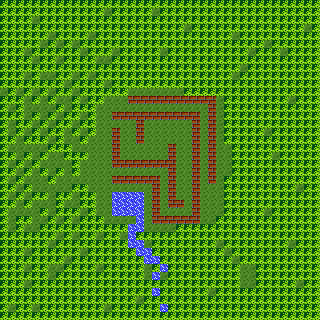

Rendered tile map (Tiled .tmx) drawn with the repository's tilesets; below, a short description and the map source with its tile grids summarised:
An orthogonal 40x40 tile map with 8x8 px tiles, 2 tile layers (ground, bricks), 2 tilesets and 6 objects (4x spawn_human, spawn, scenario).

<map version="1.10" tiledversion="1.10.1" orientation="orthogonal" renderorder="right-down" width="40" height="40" tilewidth="8" tileheight="8" infinite="0" nextlayerid="5" nextobjectid="10">
 <tileset firstgid="1" source="ground.tsx" />
 <tileset firstgid="7" source="bricks.tsx" />
 <layer id="1" name="ground" width="40" height="40">
  <data>[1600 cells, 1600 non-empty, 1 distinct tile ids]</data>
 </layer>
 <layer id="2" name="bricks" width="40" height="40">
  <data>[1600 cells, 1257 non-empty, 3 distinct tile ids]</data>
 </layer>
 <objectgroup id="3" name="spawn">
  <object id="1" name="spawn_tank" type="spawn" x="92.75" y="168.5" width="16" height="16">
   <properties>
    <property name="allowedFactions" value="Enemy" />
    <property name="cooldown_seconds" type="float" value="0" />
    <property name="factions" value="Enemy" />
    <property name="removeWhenEmpty" type="bool" value="true" />
    <property name="tank_type" value="simple" />
    <property name="tanks_inside" type="int" value="1" />
    <property name="triggerFactions" value="Player, Enemy" />
    <property name="trigger_distance" type="float" value="1024" />
   </properties>
  </object>
  <object id="2" name="spawn_human_enemy" type="spawn_human" x="177.625" y="123" width="13" height="13.25">
   <properties>
    <property name="allowedFactions" value="Enemy" />
    <property name="cooldown_seconds" type="float" value="0" />
    <property name="factions" value="Enemy" />
    <property name="randomMovement" type="bool" value="true" />
    <property name="removeWhenEmpty" type="bool" value="true" />
    <property name="spawn_seconds" type="float" value="0" />
    <property name="tanks_inside" type="int" value="1" />
    <property name="triggerFactions" value="Player, Enemy" />
    <property name="trigger_distance" type="float" value="512" />
   </properties>
  </object>
  <object id="3" name="spawn_human_enemy" type="spawn_human" x="146.625" y="122.25" width="13" height="13.25">
   <properties>
    <property name="allowedFactions" value="Enemy" />
    <property name="cooldown_seconds" type="float" value="0" />
    <property name="factions" value="Enemy" />
    <property name="randomMovement" type="bool" value="true" />
    <property name="removeWhenEmpty" type="bool" value="true" />
    <property name="spawn_seconds" type="float" value="0" />
    <property name="tanks_inside" type="int" value="1" />
    <property name="triggerFactions" value="Player, Enemy" />
    <property name="trigger_distance" type="float" value="512" />
   </properties>
  </object>
  <object id="4" name="spawn_human_enemy" type="spawn_human" x="177.5" y="153.25" width="13" height="13.25">
   <properties>
    <property name="allowedFactions" value="Enemy" />
    <property name="cooldown_seconds" type="float" value="0" />
    <property name="factions" value="Enemy" />
    <property name="randomMovement" type="bool" value="true" />
    <property name="removeWhenEmpty" type="bool" value="true" />
    <property name="spawn_seconds" type="float" value="0" />
    <property name="tanks_inside" type="int" value="1" />
    <property name="triggerFactions" value="Player, Enemy" />
    <property name="trigger_distance" type="float" value="512" />
   </properties>
  </object>
  <object id="5" name="spawn_human_enemy" type="spawn_human" x="121.125" y="145.5" width="13" height="13.25">
   <properties>
    <property name="allowedFactions" value="Enemy" />
    <property name="cooldown_seconds" type="float" value="0" />
    <property name="factions" value="Enemy" />
    <property name="randomMovement" type="bool" value="true" />
    <property name="removeWhenEmpty" type="bool" value="true" />
    <property name="spawn_seconds" type="float" value="0" />
    <property name="tanks_inside" type="int" value="1" />
    <property name="triggerFactions" value="Player, Enemy" />
    <property name="trigger_distance" type="float" value="512" />
   </properties>
  </object>
 </objectgroup>
 <objectgroup id="4" name="scenario">
  <object id="7" name="Mission1_mark_enemies" type="scenario" x="86.1665" y="94.5" width="138.167" height="129.25">
   <properties>
    <property name="factions" value="Enemy" />
    <property name="limitedByArea" type="bool" value="false" />
    <property name="modal" type="bool" value="false" />
    <property name="removeWhenLeave" type="bool" value="false" />
    <property name="scriptFallback" value="Mission1_no_init" />
    <property name="scriptName" value="Mission1_mark_enemies" />
    <property name="scriptTarget" value="activator" />
    <property name="type" value="AreaInitScript" />
   </properties>
  </object>
 </objectgroup>
</map>
